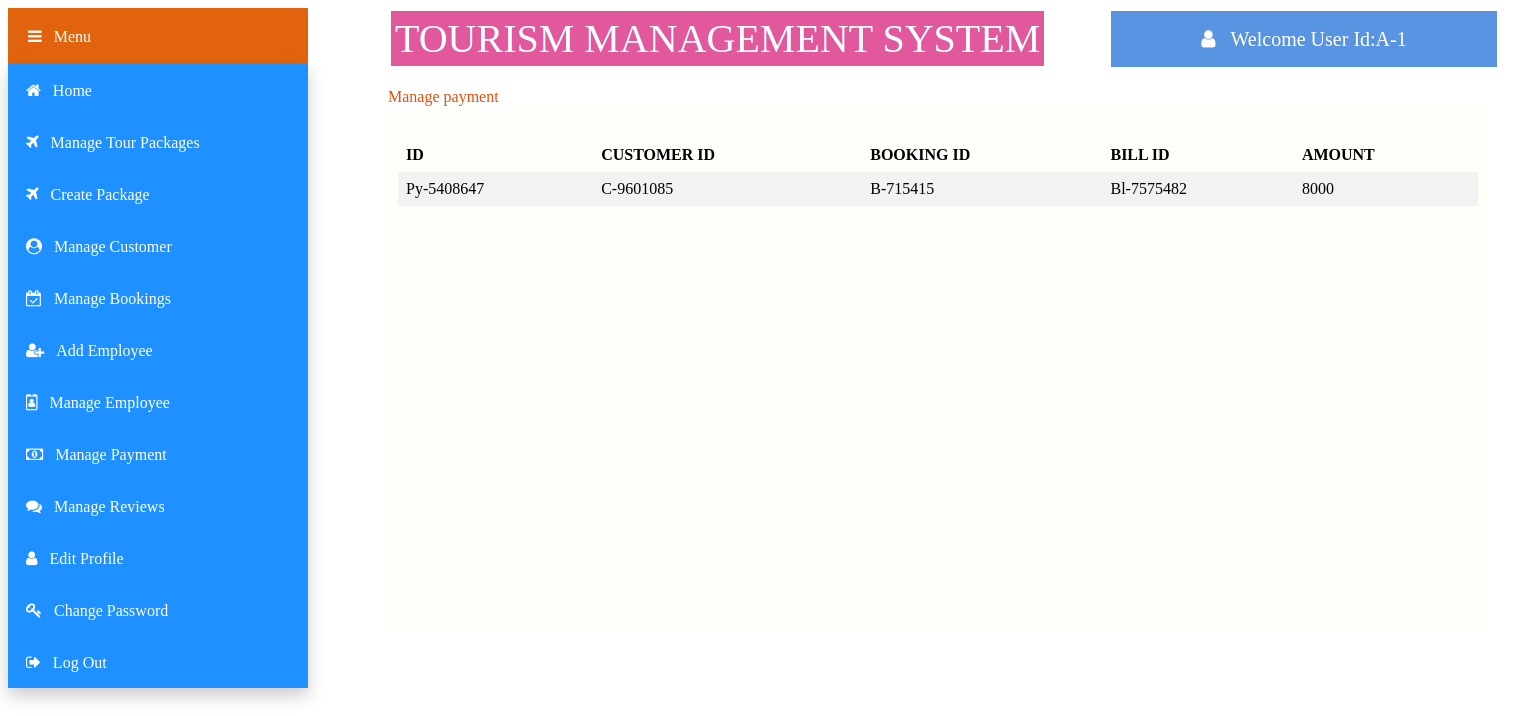
Screenshot of /views/Admin/managepayment.php (signed in) with the database file from the repository.
### tables this page shows
CREATE TABLE `payment` (
  `py_id` varchar(50) NOT NULL,
  `status` varchar(50) NOT NULL,
  `amount` varchar(50) NOT NULL,
  `c_id` varchar(50) NOT NULL,
  `b_id` varchar(50) NOT NULL,
  `bl_id` varchar(50) NOT NULL
);

### models/database.php (called while the page is built, shortened)
<?php
	 $serverName="localhost";
	 $userName="root";
	 $password="";
	 $dbName="tms";
	function get($query)
	{
        $data=array();
		global $serverName,$userName,$password,$dbName;
		$conn = mysqli_connect( $serverName, $userName, $password, $dbName);
        $result=mysqli_query($conn,$query);
        if(mysqli_num_rows($result) > 0)
        {
            while($row = mysqli_fetch_assoc($result))
            {
                $entity=array();
                foreach($row as $k=>$v)
                {
                    $entity[$k] = $row[$k];
                }
                $data[] = $entity;
            }
        }
		return $data;
	}
?>

### controllers/paymentController.php (called while the page is built, shortened)
<?php
    require_once '../../models/database.php';
    function getAllPayment()
	{
		$query ="SELECT * FROM payment WHERE status='active'";
		$pay = get($query);
		return $pay;
	}
?>

### views/Admin/managepayment.php (the view, shortened to what this page needs)
<?php
include '../../controllers/paymentController.php';
$payments=getAllPayment();
?>
<html>
    <head>
        <link rel="stylesheet" href="https://cdnjs.cloudflare.com/ajax/libs/font-awesome/4.7.0/css/font-awesome.min.css">
        <link rel="stylesheet" type="text/css" href="css/managepayment.css">
    </head>
    <body>
        <div class="title" >TOURISM MANAGEMENT SYSTEM
        </div>
        <div class="dropdown">
            <button class="dropbtn"><i class="fa fa-bars">&nbsp;&nbsp;&nbsp;Menu</i></button>
                <div class="dropdown-content">
                    <button class="btn" onClick="location.href='home.php'" value='home'><i class="fa fa-home">&nbsp;&nbsp;&nbsp;Home</i></button><br>
                    <button class="btn" onClick="location.href='manage_package.php'" value='manage_package'><i class="fa fa-plane">&nbsp;&nbsp;&nbsp;Manage Tour Packages</i></button><br>
                    <button class="btn" onClick="location.href='createpackage.php'" value='createpackage'><i class="fa fa-plane">&nbsp;&nbsp;&nbsp;Create Package</i></button><br>
                    <button class="btn" onClick="location.href='manageuser.php'" value='manageuser'><i class="fa fa-user-circle">&nbsp;&nbsp;&nbsp;Manage Customer</i></button><br>
                    <button class="btn" onClick="location.href='managebooking.php'" value='managebooking'><i class="fa fa-calendar-check-o">&nbsp;&nbsp;&nbsp;Manage Bookings</i></button><br>
                    <button class="btn" onClick="location.href='addemployee.php'" value='addemployee'><i class="fa fa-user-plus" >&nbsp;&nbsp;&nbsp;Add Employee</i></button><br>
                    <button class="btn" onClick="location.href='manageemployee.php'" value='managemployee'><i class="fa fa-id-badge">&nbsp;&nbsp;&nbsp;Manage Employee</i></button><br>
                    <button class="btn" onClick="location.href='managepayment.php'" value='managepayment'><i class="fa fa-money">&nbsp;&nbsp;&nbsp;Manage Payment</i></button><br>
                    <button class="btn" onClick="location.href='managereview.php'" value='managereview'><i class="fa fa-comments">&nbsp;&nbsp;&nbsp;Manage Reviews</i></button><br>
                    <button class="btn" onClick="location.href='editprofile.php'" value='editprofile'><i class="fa fa-user">&nbsp;&nbsp;&nbsp;Edit Profile</i></button><br>
                    <button class="btn" onClick="location.href='changepassword.php'" value='changepassword'><i class="fa fa-key">&nbsp;&nbsp;&nbsp;Change Password</i></button><br>
                    <button class="btn" onClick=" location.href='../logout.php'"><i class="fa fa-sign-out">&nbsp;&nbsp;&nbsp;Log Out</i></button><br>
                </div>
        </div>
        <div class="welcome" ><i class="fa fa-user">&nbsp;&nbsp;&nbsp;<?php echo "Welcome User Id:".$_SESSION["loggedinuser"];?></i>
        </div>
        <div class="text" >Manage payment</i>
        </div>
        <div class="panel">
        <div id="table-wrapper">
        <div id="table-scroll">
            <table>
  <tr>
  <th>ID</th>
  <th>CUSTOMER ID</th>
  <th>BOOKING ID</th>
  <th>BILL ID</th>
  <th>AMOUNT</th>
  </tr>
  <?php
				        foreach($payments as $payment)
				        {
                            echo "<tr>";
                                echo "<td>".$payment["py_id"]."</td>";
                                echo "<td>".$payment["c_id"]."</td>";
                                echo "<td>".$payment["b_id"]."</td>";
                                echo "<td>".$payment["bl_id"]."</td>";
                                echo "<td>".$payment["amount"]."</td>";
                            echo "</tr>";
				        }
                    ?>
        </table>
    </div>
    </div>
    </div>
    </body>
</html>

### views/Admin/css/managepayment.css (style rules this page uses)
.title { background-color: rgb(226, 88, 157); color: white; padding: 4px; min-width:400px; font-size: 40px; text-align: center; border: solid; margin-left:380px; position: absolute; }
.dropbtn { background-color: rgb(226, 99, 14); color: white; padding: 20px; min-width:300px; font-size: 16px; width:30%; text-align:left; border: none; cursor: pointer; }
.dropdown { position: absolute; display: inline-block; }
.dropdown-content { display: block; position: absolute; background-color: #2c2828; min-width: 300px; box-shadow: 0px 8px 16px 0px rgba(0,0,0,0.2); z-index: 1; }
.btn { background-color: DodgerBlue; border: none; color: white; padding: 18px; min-width:300px; font-size: 16px; text-align:left; cursor: pointer; }
.welcome { background-color: rgb(88, 148, 226); color: white; padding: 18px; min-width:350px; font-size: 20px; text-align: center; border: solid; margin-left:1100px; position: absolute; }
table { border-collapse: collapse; width: 100%; }
th, td { text-align: left; padding: 8px; }
tr:nth-child(even) { background-color: #f2f2f2; }
.text { color: rgb(226, 81, 14); margin-top: 80px; font-size: 16px; margin-left:380px; position: absolute; }
#table-wrapper { position:relative; }
#table-scroll { height:100%; overflow:auto; margin-top:20px; }
#table-wrapper table { width:100%; }
#table-wrapper table * { color:black; }
.panel { display: inline-block; background:rgb(255, 255, 250); min-height: 500px; min-width: 1080px; height: 100px; padding: 10px; border: navajowhite; margin-right: 30px; margin-left: 380px; margin-top:100px ; margin-bottom: 300px; }
body { height: 400px; }

### rows the page displays
payment: py_id "Py-5408647", c "C-9601085", b "B-715415", bl "Bl-7575482", amount "8000"

### other values shown
$_SESSION["loggedinuser"] "A-1"
